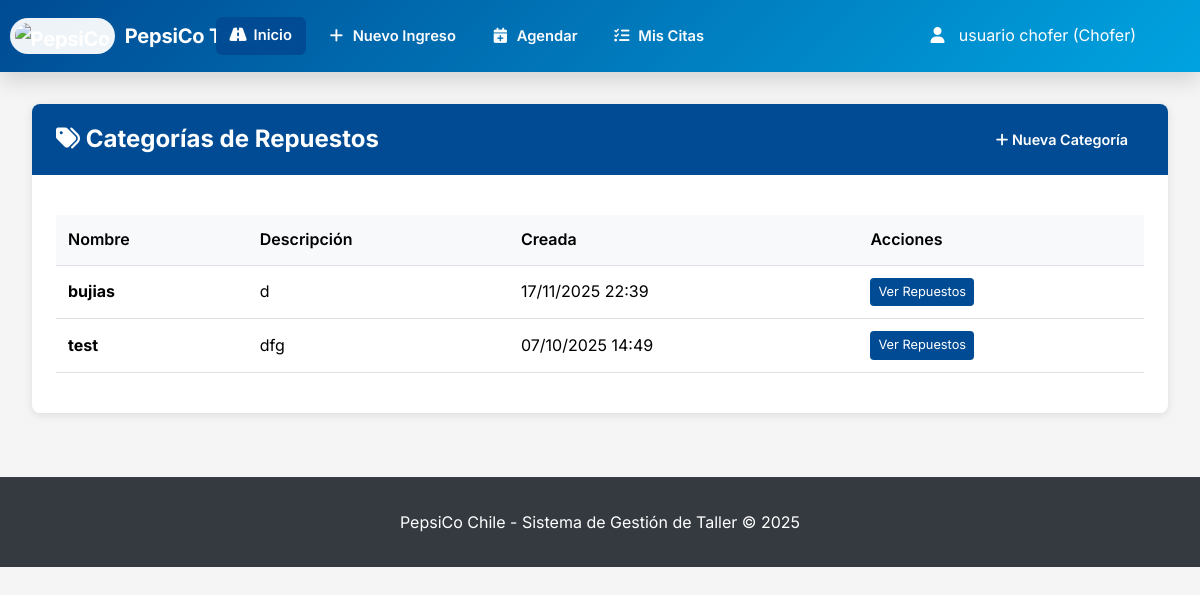
Page /inventario/categorias/ (signed in) on the committed database.
### usuarios/models.py (models this page shows, shortened)
class Usuario(AbstractUser):
    ROLES = (
        ('admin', 'Administrador'),
        ('jefe_taller', 'Jefe de Taller'),
        ('mecanico', 'Mecánico'),
        ('chofer', 'Chofer'),
        ('vendedor', 'Vendedor/Preventista'),
        ('guardia', 'Guardia'),
        ('bodeguero', 'Bodeguero'),
        ('ehs', 'EHS'),
        ('recepcionista', 'Recepcionista de Vehículos'),
    )
    rol = models.CharField(max_length=30, choices=ROLES, default='mecanico')
    telefono = models.CharField(max_length=15, blank=True)
    fecha_creacion = models.DateTimeField(auto_now_add=True)
    foto_perfil = models.ImageField(upload_to='perfiles/', blank=True, null=True)

### inventario/models.py (models this page shows, shortened)
class CategoriaRepuesto(models.Model):
    nombre = models.CharField(max_length=100, unique=True)
    descripcion = models.TextField(blank=True)
    fecha_creacion = models.DateTimeField(auto_now_add=True)
    class Meta:
        verbose_name = 'Categoría de Repuesto'
        verbose_name_plural = 'Categorías de Repuestos'

### inventario/views.py (the view)
# urls.py: path('categorias/', views.lista_categorias, name='lista_categorias'),
@login_required
def lista_categorias(request):
    categorias = CategoriaRepuesto.objects.all().order_by('nombre')
    return render(request, 'inventario/lista_categorias.html', {'categorias': categorias})

### templates/inventario/lista_categorias.html (shortened to what this page needs)
{% extends 'base.html' %}
{% block content %}
<div class="card">
    <div class="card-header">
        <h2 style="margin:0;"><i class="fa-solid fa-tags" aria-hidden="true"></i> Categorías de Repuestos</h2>
        <a href="{% url 'crear_categoria' %}" class="btn btn-primary"><i class="fa-solid fa-plus" aria-hidden="true"></i> Nueva Categoría</a>
    </div>
    <div class="card-body">
        {% if categorias %}
        <table class="table">
            <thead>
                <tr>
                    <th>Nombre</th>
                    <th>Descripción</th>
                    <th>Creada</th>
                    <th>Acciones</th>
                </tr>
            </thead>
            <tbody>
                {% for c in categorias %}
                <tr>
                    <td><strong>{{ c.nombre }}</strong></td>
                    <td>{{ c.descripcion|truncatewords:12 }}</td>
                    <td>{{ c.fecha_creacion|date:"d/m/Y H:i" }}</td>
                    <td>
                        <a href="{% url 'lista_repuestos' %}?categoria={{ c.id }}" class="btn btn-sm btn-primary">Ver Repuestos</a>
                    </td>
                </tr>
                {% endfor %}
            </tbody>
        </table>
        {% else %}
        <div style="text-align:center; padding: 2rem; color: #666;">
            <i class="fa-solid fa-tags" style="font-size: 3rem; margin-bottom: 1rem;"></i>
            <h4>No hay categorías registradas</h4>
            <a href="{% url 'crear_categoria' %}" class="btn btn-primary">Crear primera categoría</a>
        </div>
        {% endif %}
    </div>
</div>
{% endblock %}

### templates/base.html (shortened to what this page needs)
<!DOCTYPE html>
<html lang="es">
<head>
    <link rel="stylesheet" href="https://cdnjs.cloudflare.com/ajax/libs/font-awesome/6.4.0/css/all.min.css"
 />
</head>
<body>
    <nav class="navbar">
        <div class="navbar-container">
            <div class="logo">
                <h1><img src="https://i.postimg.cc/jSTv1DJn/instruments-logo-43257843.png" alt="PepsiCo"
                        class="logo-img"> PepsiCo Taller</h1>
            </div>
            {% if user.is_authenticated %}
            <ul class="nav-links" id="navLinks">
                {% if user.rol == 'admin' %}
                <li><a id="inicioBtn" class="btn btn-primary" data-loader="1" href="{% url 'dashboard_admin' %}"
                        title="Dashboard - Administrador"><i class="fa-solid fa-shield-halved"></i>Inicio</a></li>
                {% elif user.rol == 'jefe_taller' %}
                <li><a id="inicioBtn" class="btn btn-primary" data-loader="1" href="{% url 'dashboard_jefe_taller' %}"
                        title="Dashboard - Jefe de Taller"><i class="fa-solid fa-helmet-safety"></i>Inicio</a></li>
                {% elif user.rol == 'mecanico' %}
                <li><a id="inicioBtn" class="btn btn-primary" data-loader="1" href="{% url 'dashboard_mecanico' %}"
                        title="Dashboard - Mecánico"><i class="fa-solid fa-wrench"></i>Inicio</a></li>
                {% elif user.rol == 'chofer' %}
                <li><a id="inicioBtn" class="btn btn-primary" data-loader="1" href="{% url 'dashboard_chofer' %}"
                        title="Dashboard - Chofer"><i class="fa-solid fa-road"></i>Inicio</a></li>
                {% elif user.rol == 'guardia' %}
                <li><a id="inicioBtn" class="btn btn-primary" data-loader="1" href="{% url 'dashboard_guardia' %}"
                        title="Dashboard - Guardia"><i class="fa-solid fa-shield"></i>Inicio</a></li>
                {% elif user.rol == 'ehs' %}
                <li><a id="inicioBtn" class="btn btn-primary" data-loader="1" href="{% url 'dashboard_ehs' %}"
                        title="Dashboard - EHS"><i class="fa-solid fa-user-shield"></i>Inicio</a></li>
                {% else %}
                <li><a id="inicioBtn" href="{% url 'clinica_dashboard' %}" title="Dashboard Principal"><i
                            class="fa-solid fa-road"></i>Inicio</a></li>
                {% endif %}
                {% if user.is_superuser or user.rol == 'admin' %}
                <li class="dropdown shift-right">
                    <a href="#" class="dropdown-toggle btn-mas" title="Más operaciones"><i
                            class="fa-solid fa-ellipsis"></i>Más</a>
                    <div class="dropdown-content">
                        <div class="dropdown-mega">
                            <div class="dropdown-section">
                                <strong><i class="fa-solid fa-car-side"></i>Vehículos</strong>
                                <a href="{% url 'ingreso_vehiculo' %}"><i class="fa-solid fa-plus"></i>Nuevo Ingreso</a>
                                <a href="{% url 'lista_taller' %}"><i class="fa-solid fa-list"></i>Lista Taller</a>
                                <a href="{% url 'gestionar_vehiculos' %}"><i class="fa-solid fa-cog"></i>Gestionar
                                    Vehículos</a>
                            </div>
                            <div class="dropdown-section">
                                <strong><i class="fa-solid fa-chart-bar"></i>Reportes</strong>
                                <a href="{% url 'reporte_productividad' %}"><i
                                        class="fa-solid fa-user-tie"></i>Productividad</a>
                                <a href="{% url 'reporte_tiempos_pausas' %}"><i
                                        class="fa-solid fa-clock"></i>Tiempos</a>
                                <a href="{% url 'reporte_tiempos_taller' %}"><i class="fa-solid fa-road"></i>Tiempos
                                    Taller</a>
                            </div>
                            <div class="dropdown-section">
                                <strong><i class="fa-solid fa-shield-halved"></i>Seguridad</strong>
                                <a href="{% url 'lista_siniestros' %}"><i
                                        class="fa-solid fa-triangle-exclamation"></i>Siniestros</a>
                            </div>
                        </div>
                    </div>
                </li>
                {% else %}
                {% if user.rol == 'recepcionista' or user.rol == 'chofer' %}
                <li><a href="{% url 'ingreso_vehiculo' %}"><i class="fa-solid fa-plus"></i>Nuevo Ingreso</a></li>
                {% endif %}
                {% if user.rol == 'chofer' %}
                <li><a href="{% url 'agenda:agendar_cita' %}"><i class="fa-solid fa-calendar-plus"></i>Agendar</a></li>
                <li><a href="{% url 'agenda:mis_citas' %}"><i class="fa-solid fa-list-check"></i>Mis Citas</a></li>
                {% endif %}
                {% endif %}
            </ul>
            <div class="user-info">
                <div class="dropdown align-right">
                    <a href="#" class="dropdown-toggle" style="color: white; text-decoration: none;">
                        <i class="fa-solid fa-user"></i>
                        {% if request.viewing_as_role %}
                        {{ request.original_user.get_full_name|default:request.original_user.username }} ({{
                        request.original_user.get_rol_display }})
                        {% else %}
                        {{ user.get_full_name|default:user.username }} ({{ user.get_rol_display }})
                        {% endif %}
                    </a>
                </div>
            </div>
            {% endif %}
        </div>
    </nav>
    <main class="main-container">
        {% block content %}
        {% endblock %}
    </main>
    <footer style="text-align: center; padding: 2rem; background: var(--dark-gray); color: white; margin-top: 4rem;">
        <p>PepsiCo Chile - Sistema de Gestión de Taller &copy; 2025</p>
    </footer>
</body>
</html>

### templates/base.html (style rules this page uses)
:root { --pepsico-blue: #004B93; --pepsico-red: #D32D27; --pepsico-light-blue: #00A3E0; --light-gray: #f8f9fa; --dark-gray: #343a40; --muted: #6c757d; --glass: rgba(255, 255, 255, 0.06); }
* { margin: 0; padding: 0; box-sizing: border-box; }
body { font-family: 'Inter', 'Segoe UI', Tahoma, Geneva, Verdana, sans-serif; background-color: #f5f5f5; line-height: 1.6; }
.navbar { background: linear-gradient(135deg, var(--pepsico-blue), var(--pepsico-light-blue)); color: white; padding: 1.1rem 0; min-height: 72px; box-shadow: 0 8px 22px rgba(2, 6, 23, 0.14); backdrop-filter: saturate(120%) blur(4px); position: sticky; top: 0; z-index: 1200; transition: transform 0.2s ease, box-shadow 0.2s ease; }
.logo { display: flex; align-items: center; gap: 0.6rem; margin-left: 0; position: absolute; left: 0.6rem; top: 50%; transform: translateY(-50%); white-space: nowrap; }
.navbar-container { max-width: 1200px; margin: 0 auto; display: flex; justify-content: space-between; align-items: center; padding: 0 2rem; padding-left: 14rem; padding-right: 18rem; }
.logo h1 { font-size: 1.25rem; font-weight: 700; letter-spacing: -0.2px; display: flex; align-items: center; gap: 0.6rem; }
.logo-img { height: 2.25rem; width: auto; display: inline-block; border-radius: 4vh; background: rgba(255, 255, 255, 0.932); padding: 5px; }
.nav-links { display: flex; gap: 0.6rem; list-style: none; align-items: center; position: absolute; left: 13.5rem; top: 50%; transform: translateY(-50%); z-index: 1220; }
.nav-links a { color: white; text-decoration: none; padding: 0.45rem 0.85rem; border-radius: 6px; transition: background-color 0.18s, transform 0.12s; font-weight: 600; font-size: 0.92rem; opacity: 0.98; }
.nav-links a i, .dropdown-content a i, .dropdown-section strong i, .dropdown-toggle i { margin-right: 0.55rem; width: 1em; text-align: center; }
.nav-links a i { font-size: 0.95rem; }
.user-info { display: flex; align-items: center; gap: 1rem; color: white; position: absolute; right: 3rem; top: 50%; transform: translateY(-50%); white-space: nowrap; }
.main-container { max-width: 1200px; margin: 2rem auto; padding: 0 2rem; }
.card { background: white; border-radius: 8px; box-shadow: 0 2px 10px rgba(0, 0, 0, 0.1); margin-bottom: 2rem; overflow: hidden; }
.card-header { background: var(--pepsico-blue); color: white; padding: 1rem 1.5rem; font-weight: 600; display: flex; justify-content: space-between; align-items: center; }
.card-body { padding: 1.5rem; }
.btn { padding: 0.5rem 1rem; border: none; border-radius: 4px; cursor: pointer; text-decoration: none; display: inline-block; text-align: center; transition: all 0.3s; font-size: 0.9rem; }
.btn-primary { background: var(--pepsico-blue); color: white; }
.btn-sm { padding: 0.25rem 0.5rem; font-size: 0.8rem; }
.table { width: 100%; border-collapse: collapse; margin: 1rem 0; }
.table th, .table td { padding: 0.75rem; text-align: left; border-bottom: 1px solid #dee2e6; }
.table th { background-color: var(--light-gray); font-weight: 600; }
footer { border-top: 1px solid rgba(255, 255, 255, 0.03); }
.user-info { display: flex; align-items: center; gap: 1rem; color: white; position: absolute; right: 3rem; top: 50%; transform: translateY(-50%); white-space: nowrap; max-width: 260px; overflow: visible; }
.user-info .dropdown-toggle { max-width: 290px; display: inline-block; overflow: hidden; text-overflow: ellipsis; white-space: nowrap; vertical-align: middle; }
.dropdown-toggle { color: white; text-decoration: none; padding: 0.5rem 1rem; border-radius: 4px; transition: background-color 0.3s; display: block; }
.dropdown { position: relative; display: inline-block; }

### rows in the picture
Usuario: get_full_name "usuario chofer", rol "Chofer"
CategoriaRepuesto: nombre "bujias", descripcion "d", fecha_creacion "17/11/2025 22:39"
CategoriaRepuesto: nombre "test", descripcion "dfg", fecha_creacion "07/10/2025 14:49"
